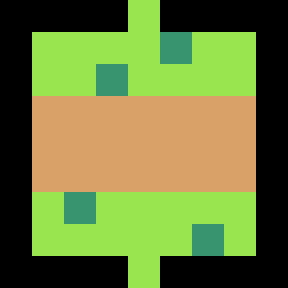

Below is a game level as drawn by its tile map, then a one-line description and the .tmx file that defines it, in full:
An orthogonal 9x9 tile map with 32x32 px tiles, 1 tile layer (Tile Layer 1).

<map version="1.0" tiledversion="1.1.4" orientation="orthogonal" renderorder="right-down" width="9" height="9" tilewidth="32" tileheight="32" infinite="0" nextobjectid="1">
 <tileset firstgid="1" name="tileset" tilewidth="32" tileheight="32" tilecount="4" columns="2">
  <image source="tileset.png" width="64" height="64" />
 </tileset>
 <layer name="Tile Layer 1" width="9" height="9">
  <data encoding="csv">
1,1,1,1,2,1,1,1,1,
1,2,2,2,2,3,2,2,1,
1,2,2,3,2,2,2,2,1,
1,4,4,4,4,4,4,4,1,
1,4,4,4,4,4,4,4,1,
1,4,4,4,4,4,4,4,1,
1,2,3,2,2,2,2,2,1,
1,2,2,2,2,2,3,2,1,
1,1,1,1,2,1,1,1,1
</data>
 </layer>
</map>